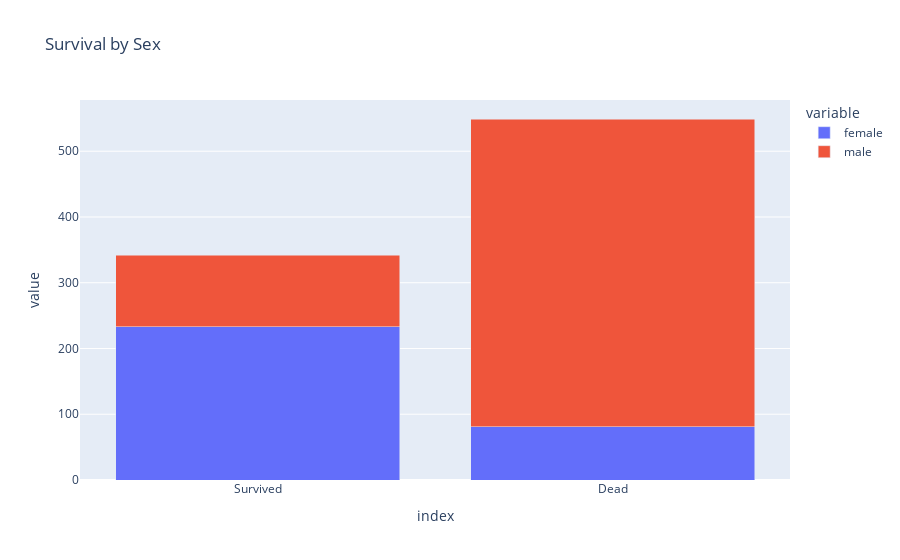

The code cell stored with this chart in its notebook:
### Markdown cell above
# Graph the value counts of the number of passengers who survived and did not survive based on gender using a stacked bar graph.

### Code cell
survived_sex=df[df['Survived']==1]['Sex'].value_counts()

dead_sex=df[df['Survived']==0]['Sex'].value_counts()

df1=pd.DataFrame([survived_sex, dead_sex])

df1.index=['Survived', 'Dead']

px.bar(df1, barmode='stack', title='Survival by Sex')

### Figure 1 — Plotly figure (JSON) as saved in the notebook; plotly's stock layout.template omitted (floating-point values rounded to 4 significant figures)
{"data": [{"alignmentgroup": "True", "hovertemplate": "variable=female<br>index=%{x}<br>value=%{y}<extra></extra>", "legendgroup": "female", "marker": {"color": "#636efa"}, "name": "female", "offsetgroup": "female", "orientation": "v", "showlegend": true, "textposition": "auto", "type": "bar", "x": ["Survived", "Dead"], "xaxis": "x", "y": [233, 81], "yaxis": "y"}, {"alignmentgroup": "True", "hovertemplate": "variable=male<br>index=%{x}<br>value=%{y}<extra></extra>", "legendgroup": "male", "marker": {"color": "#EF553B"}, "name": "male", "offsetgroup": "male", "orientation": "v", "showlegend": true, "textposition": "auto", "type": "bar", "x": ["Survived", "Dead"], "xaxis": "x", "y": [109, 468], "yaxis": "y"}], "layout": {"barmode": "stack", "legend": {"title": {"text": "variable"}, "tracegroupgap": 0}, "title": {"text": "Survival by Sex"}, "xaxis": {"anchor": "y", "domain": [0, 1], "title": {"text": "index"}}, "yaxis": {"anchor": "x", "domain": [0, 1], "title": {"text": "value"}}}}
